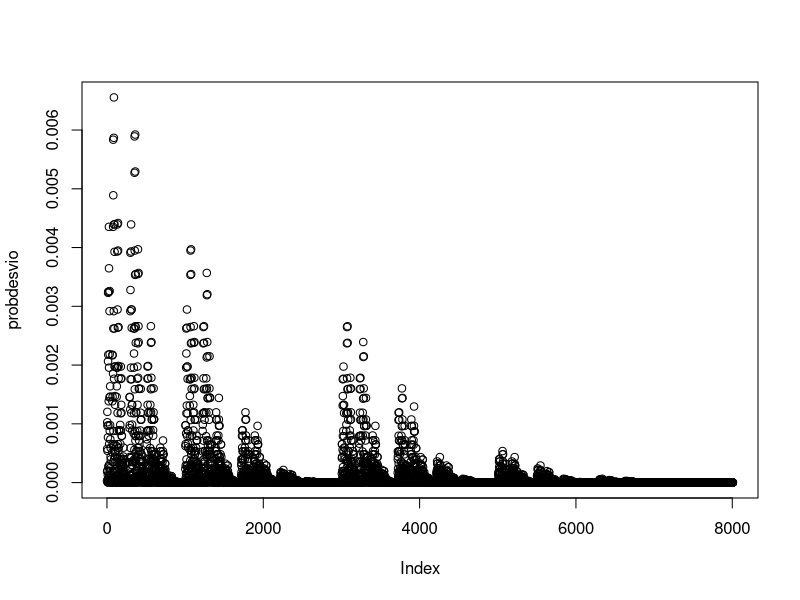
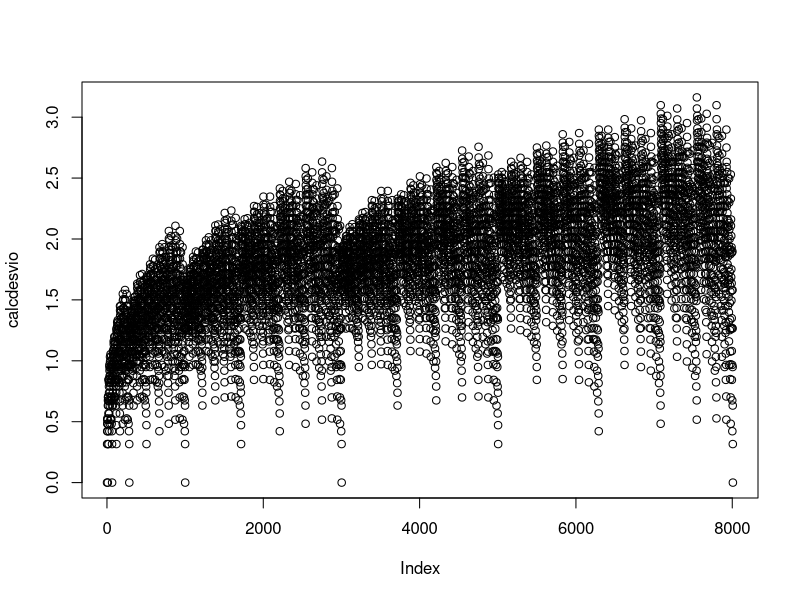
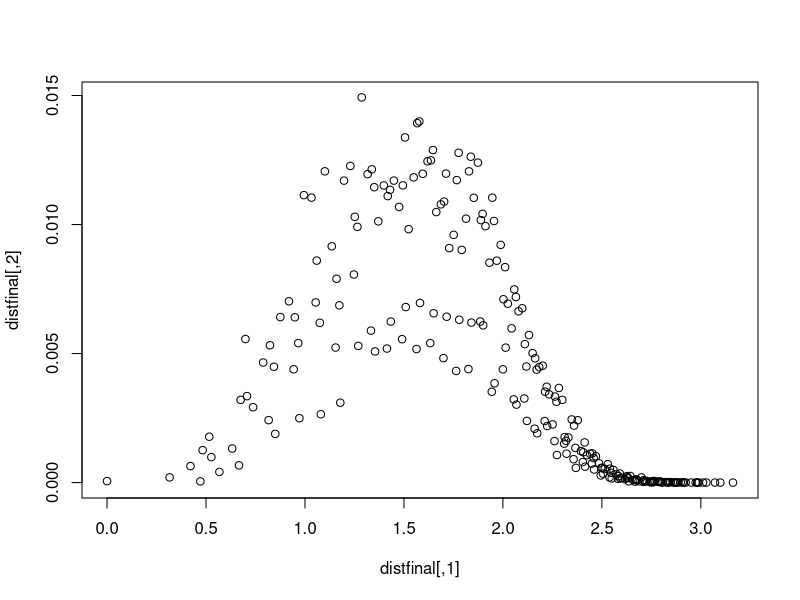
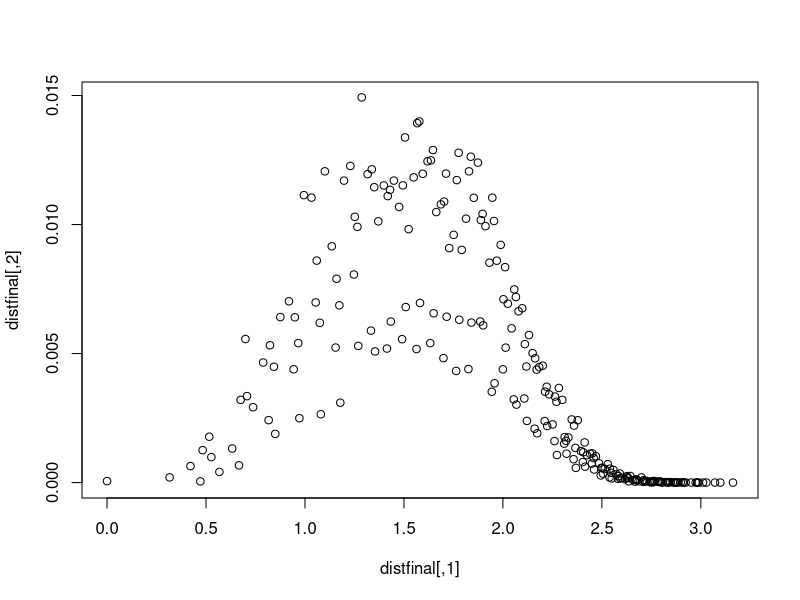

The R source for these figures, in order:
if (!require('ggplot2')) install.packages('ggplot2'); 
library(ggplot2)
#Verifica de instalar la librer???a para gr???ficos
set.seed(140)

#Datos para el algoritmo
#distribuci?n exponencial d=7
arr <- c(1,2,3,4,5,6,7)
p <- c(0.3510258583,0.2352996695,0.1577260853,0.1057269567,0.0708708985,0.047506184,0.0318443474)
n <- c(10)
z <- c(2.5758293035)
alphainit <- c(0.01)
b <- c(250)
a<-sqrt(n/(n-1))
d2 <- c(1.128,1.693,2.059,2.326,2.534,2.704,2.847,2.970,3.078,3.173,3.258,3.336,3.407,3.472,3.532,3.588,3.640,3.689,3.735,3.778,3.819)
d3 <- c(0.853,0.888,0.880,0.864,0.848,0.833,0.820,0.808,0.797,0.787,0.778,0.770,0.763,0.756,0.750,0.744,0.739,0.733,0.729,0.724,0.720)
len <- length(arr)

#Probabilidades para graficar por promedio de suma
probgraph <- matrix(nrow=n+1,ncol=(max(arr)*(n+2)))
probacum <- array(1:(max(arr)*(n+2)))
versum <- c(0)

#Probabilidades para graficar por rango
rangomaxi <- max(arr)-min(arr)
rangraph <- array(dim = c(length(arr),length(arr),n))
resrango <- array(dim = c(rangomaxi+1))
rangacum <- array(dim = c(rangomaxi+1))

#Probabilidades para graficar por desvio
combinaciones <- array(dim = c(8008,length(arr)))
itcomb <- c(1)
previo <- array(dim = c(7))
total = len ^ n

#Limites
ShewartDesvio <- matrix(nrow=b, ncol=2)
ShewartMedia <- matrix(nrow=b, ncol=2)

#Factorial, necesario para calcular límites de combinatoria
fact <- array(dim = c(16))

#La función no era necesaria, pero por las dudas.
factorial <- function(m){
  if (m == 0) 1
  else if(m == 1) 1
  else
    m*factorial(m-1)
}


for (i in 1:16){
  fact[i] = factorial(i-1)
}


# ------------------------------------------------------------------
# ------- Algoritmo para graficar por distribucion desvio est ------
# ------------------------------------------------------------------

generador <- function(it,sum,prev){
  if(it == 0){
    if (sum == 0){
      for (i in 1:len){
        combinaciones[itcomb,i] <<- c(prev[i])
      }
      itcomb <<- (itcomb + 1)
    }
  } else {
    for (i in 1:(sum+1)){
      prev[it] = (i-1)
      generador(it-1,sum-(i-1),prev)
      prev[it] = 0
    }
  }
}


for (i in 1:len){
  previo[i] = 0;
}

generador(len,n,previo);

rangraph <- array(dim = c(length(arr),length(arr),n))

#print(itcomb)
#print(combinaciones)

suma = 1
probdesvio = array(dim = c(itcomb))

probsingular = 1

for (i in 1:(itcomb-1)){

  probsingular = 1
  
  for(j in 1:len){
    suma = suma * fact[(combinaciones[i,j]+1) ]
    probsingular = probsingular * (p[j] ^ combinaciones[i,j])
  }
  
  probdesvio[i] = ((fact[n+1] / suma) * probsingular)
  suma = 1
}

print(probdesvio)

plot(probdesvio)

versuma = 0

for (i in 1:(itcomb-1)){
  versuma = versuma+probdesvio[i]
}
#print(versuma)        #Da 1 ^^


calcdesvio = array(dim = c(itcomb))
mediaaux = 0
desvioaux = 0

for (i in 1:(itcomb-1)){
  
  mediaaux = 0
  desvioaux = 0
  
  for(j in 1:len){
    mediaaux = mediaaux + combinaciones[i,j]*j
  }
  mediaaux = (mediaaux / n)
  for(j in 1:len){
    if(combinaciones[i,j] != 0){
      desvioaux = desvioaux + ((j-mediaaux)^2)*combinaciones[i,j]
    }
  }
  calcdesvio[i] = sqrt(desvioaux / (n-1))
}


plot(calcdesvio)


probydesvio <- matrix(nrow=itcomb, ncol=2)

for (i in 1:(itcomb-1)){
  probydesvio[i,1] = calcdesvio[i]
  probydesvio[i,2] = probdesvio[i]
}

probydesvio <- probydesvio[order(probydesvio[,1]),] 
print(probydesvio)

distfinal <- matrix(nrow=itcomb, ncol=2)

distfinal[1,1] = probydesvio[1,1]
distfinal[1,2] = probydesvio[1,2]

dfind <- c(1)

for (i in 1:(itcomb-1)){
  if( abs (  distfinal[dfind,1] - probydesvio[i,1]) > 1e-05  ) {
    dfind = dfind + 1
    distfinal[dfind,1] = probydesvio[i,1]
    distfinal[dfind,2] = probydesvio[i,2]
  } else{ 
    distfinal[dfind,2] = distfinal[dfind,2] + probydesvio[i,2]
  }
}

#print(dfind)
print(distfinal)
plot(distfinal)

versuma = 0

for (i in 1:(dfind-1)){
  versuma = versuma+distfinal[i,2]
}

print(versuma)

plot(distfinal)

write.table(distfinal,"Distribucion Desvio.txt",sep = "\t",row.names = FALSE, col.names = c("Desvio", "Probabilidad"))
write.csv2(distfinal,"Distribucion Desvio.csv",row.names = FALSE, col.names = c("Desvio", "Probabilidad"))

